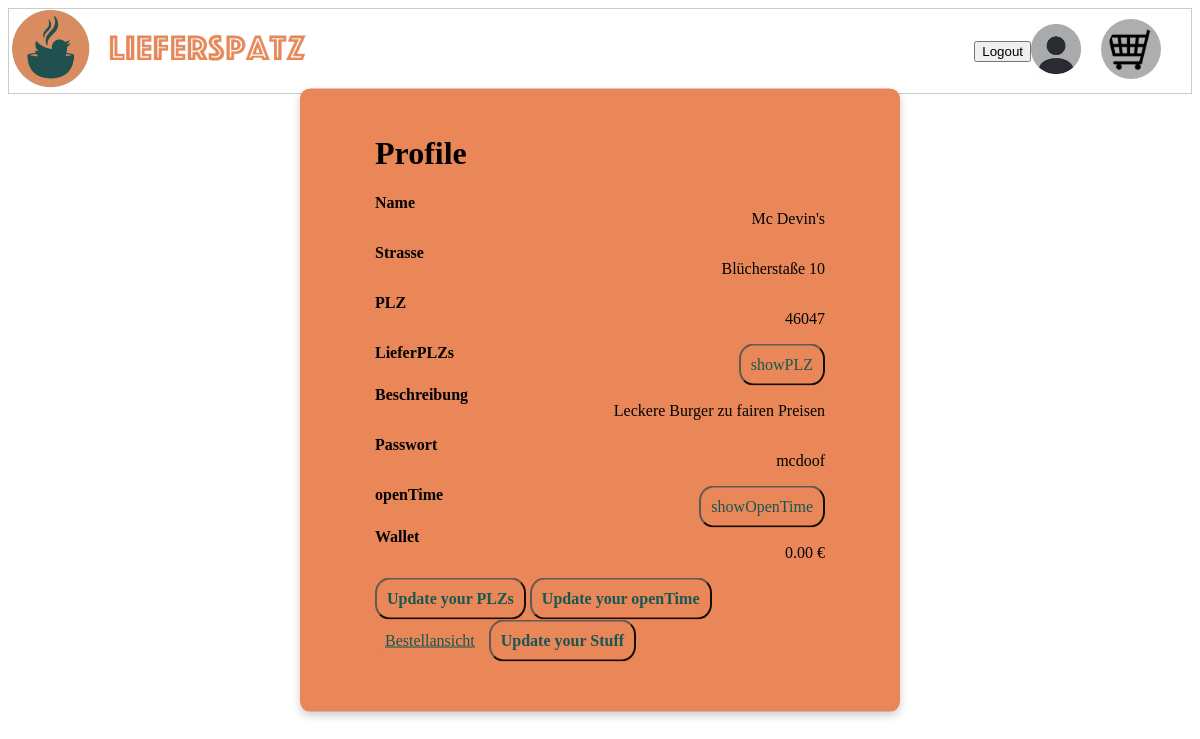
The page /profile/ (signed in) on the database its author committed.
### app.py (models this page shows, shortened)
class Resto(db.Model):
    id = db.Column(db.Integer, primary_key = True)
    name = db.Column(db.String(20), unique = True, nullable = False)
    strasse = db.Column(db.String(20), unique = False, nullable = False)
    plz = db.Column(db.Integer(), unique = False, nullable = False)
    lieferplz = db.Column(db.String(), unique = False, nullable = False)
    beschreibung = db.Column(db.String(555), nullable = False)
    password = db.Column(db.String(20), nullable = False)
    openTime = db.Column(db.String(), nullable = False)
    wallet = db.Column(db.Integer, nullable=False, default=0)
    image = db.Column(db.String, nullable=True)

### app.py (the view)
@app.route("/profile/")
def profile():
    if not session.get("user"):
        return redirect(url_for("login"))
    user1 = session["user"]
    if user1["type"] == "Kunde":
        user = Kunde.query.get_or_404(user1["id"])
    else:
        user = Resto.query.get_or_404(user1["id"])
    return render_template("profile.html", content=user, userType = user1["type"], userID = user1["id"], json = json)

### templates/profile.html (shortened to what this page needs)
<!DOCTYPE html>
<html lang="en">
<head>
</head>
<body>
    <div  class=" header-layout">
        <div>
            {% if userType == "Kunde" %}
            <a href="{{ url_for('CatchResto')}}">
                <img class="logo" src="{{ url_for('static', filename='images/LP.png') }} ">
            </a>
            {% else %}
            <a href="{{ url_for('resto_speisekarte', restaurant_id = userID)}}">
                <img class="logo" src="{{ url_for('static', filename='images/LP.png') }} ">
            </a>
            {% endif %}
        </div>
        <div style=" padding: 10px;">
            <form action="{{ url_for('logout') }}" method="POST">
                <button type="submit">Logout</button>
            </form>
            <a href="{{ url_for('profile')}}">
                <img style="height: 50px; margin-right: 20px;" src ="{{ url_for('static', filename='images/th.jfif') }} ">
            </a>
            <a href="{{ url_for('summary')}}">
                <img style="height: 50px; background-color: #aeaeae; padding: 5px ; border-radius: 100%; padding-right: 3px; padding-left: 7px;margin-right: 20px;" src ="{{ url_for('static', filename='images/WK.png') }} ">
            </a>
        </div>
    </div>
    <div class="Profile" id="Profile">
        <h1>
            Profile
        </h1>
        {% if userType == "Kunde" %}
        <div class="item">
            <label for="vorname"><b>Vorname</b></label>
            <p>{{content.vorname}}</p>
        </div>
        <div class="item">
            <label for="Nachname"><b>Nachname</b></label>
            <p>{{content.nachname}}</p>
        </div>
        <div class="item">
            <label for="adresse"><b>Adresse</b></label>
            <p>{{content.adresse}}</p>
        </div>
        <div class="item">
            <label for="postleitzahl"><b>PLZ</b></label>
            <p>{{content.postleitzahl}}</p>
        </div>
        <div class="item">
            <label for="password"><b>Passwort</b></label>
            <p>{{content.password}}</p>
        </div>
        <div class="item">
            <label for="wallet"><b>Wallet</b></label>
            <p>{{"%.2f"|format(content.wallet)}} €</p>
        </div>
        <a class="btn register" href="{{url_for('bestellansichtKunde')}}">Bestellansicht</a>
        {% else %}
        <div class="item">
            <label for="name"><b>Name</b></label>
            <p>{{content.name}}</p>
        </div>
        <div class="item">
            <label for="strasse"><b>Strasse</b></label>
            <p>{{content.strasse}}</p>
        </div>
        <div class="item">
            <label for="plz"><b>PLZ</b></label>
            <p>{{content.plz}}</p>
        </div>
        <div class="item">
            <label for="lieferplz"><b>LieferPLZs</b></label>
            <button class="btn register" onclick="openForm('showPLZ')">showPLZ</button>
        </div>
        <div class="item">
            <label for="beschreibung"><b>Beschreibung</b></label>
            <p>{{content.beschreibung}}</p>
        </div>
        <div class="item">
            <label for="password"><b>Passwort</b></label>
            <p>{{content.password}}</p>
        </div>
        <div class="item">
            <label for="openTime"><b>openTime</b></label>
            <button class="btn register" onclick="openForm('showOpenTime')">showOpenTime</button>
        </div>
        <div class="item">
            <label for="wallet"><b>Wallet</b></label>
            <p>{{"%.2f"|format(content.wallet)}} €</p>
        </div>
        <button class="btn register" onclick="openForm('PLZupdateForm')"><b>Update your PLZs</b></button>
        <button class="btn register" onclick="openForm('openTimeUpdateForm')"><b>Update your openTime</b></button>
        <a class="btn register" href="{{url_for('bestellansichtResto')}}">Bestellansicht</a>
        {% endif %}
        <button class="btn register" onclick="openForm('profileUpdateForm')"><b>Update your Stuff</b></button>
    </div>
</body>
</html>

### templates/profile.html (style rules this page uses)
.Profile { display: block; position: fixed; transform: translate(-50%, -50%); background-color: #E98758; box-shadow: 0px 4px 8px rgba(0, 0, 0, 0.2); border-radius: 10px; min-width: 300px; top: 50%; left: 50%; padding: 25px 75px 50px 75px; flex-direction: column; align-items: flex-start; flex-shrink: 0; background:#E98758; }
.Profile .item { display: flex; justify-content: space-between; align-items: flex-start; }
.register { background-color: #E98758; color:#025252; padding: 10px; align-items: center; display: justify; border-radius: 15px; font-family: "Istok Web"; font-size: 100%; opacity: 0.9; }
.logo { height: 80px; border-radius: 10px; }
.header-layout { display: grid; grid-template-columns: 1fr 1fr; background-color: rgb(255, 255, 255); border: 1px solid #ccc; }
.header-layout > div:first-child { display: flex; justify-content: left; align-items: center; }
.header-layout > div:nth-child(2) { display: flex; justify-content: right; align-items: center; }

### rows shown on the page
Resto: name "Mc Devin's", strasse "Blücherstaße 10", plz "46047", beschreibung "Leckere Burger zu fairen Preisen", password "mcdoof", wallet "0.00"
